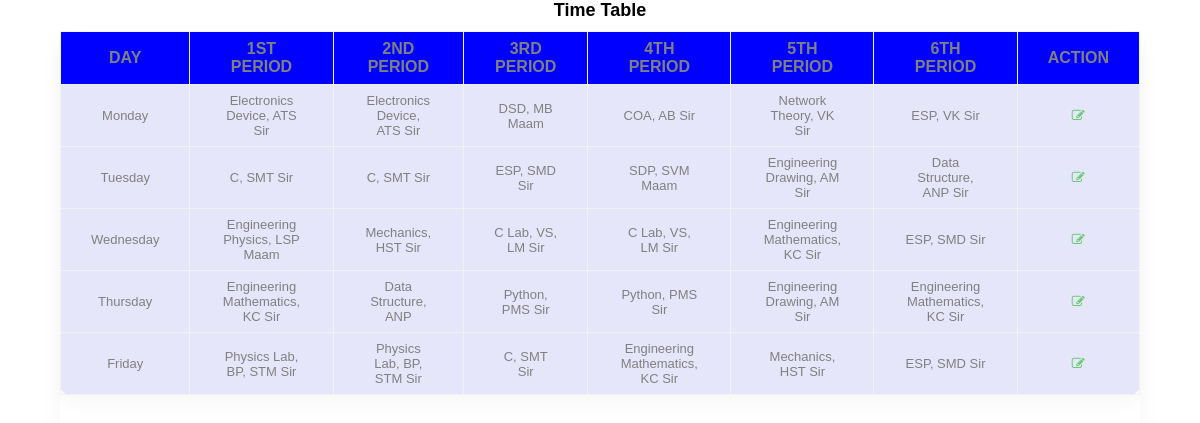
Screenshot of /display.php with the database file from the repository.
### tables this page shows
CREATE TABLE `table1` (
  `sl_no` int(10) NOT NULL,
  `day` varchar(10) NOT NULL,
  `p1` varchar(50) NOT NULL,
  `p2` varchar(50) NOT NULL,
  `p3` varchar(50) NOT NULL,
  `p4` varchar(50) NOT NULL,
  `p5` varchar(50) NOT NULL,
  `p6` varchar(50) NOT NULL
);

### display.php (the view, shortened to what this page needs)
<!DOCTYPE html>
<html lang="en">
<head>
    <title</title>
    <link rel="stylesheet" href="css/mystyle.css">
    <link rel="stylesheet" href="css/font-awesome.min.css">
</head>
<body>
    <div class="main-div">
        <h1>Time Table</h1>
        <div class="center-div">
            <div class="table-responsive">
                <table>
                    <thead>
                        <tr>
                            <th bgcolor="blue"><strong>Day</strong></th>
                            <th bgcolor="blue"><strong>1st Period</strong></th>
                            <th bgcolor="blue"><strong>2nd Period</strong></th>
                            <th bgcolor="blue"><strong>3rd Period</strong></th>
                            <th bgcolor="blue"><strong>4th Period</strong></th>
                            <th bgcolor="blue"><strong>5th Period</strong></th>
                            <th bgcolor="blue"><strong>6th Period</strong></th>
                            <th bgcolor="blue"><strong>Action</strong></th>
                        </tr>
                    </thead>
                    <tbody>
                    <?php
                        $querry="select * from table1 ";
                        $connection = mysqli_connect("localhost","root","","timetable");
                        $query= mysqli_query($connection,$querry);
                        while($res=mysqli_fetch_array($query)){
                           ?>
                            <tr>
                            <td><?php echo $res['day']; ?></td>
                            <td><?php echo $res['p1']; ?></td>
                            <td><?php echo $res['p2']; ?></td>
                            <td><?php echo $res['p3']; ?></td>
                            <td><?php echo $res['p4']; ?></td>
                            <td><?php echo $res['p5']; ?></td>
                            <td><?php echo $res['p6']; ?></td>
                            <td><a href="update.php?sl_no=<?php echo $res['sl_no'];?>" data-toggle="tooltip" data-placement="bottom" title="Update"><i class="fa fa-edit" aria-hidden="true"></i> </a></td>
                        </tr>
                        <?php
                        }
                    ?>
                    </tbody>
                </table>
            </div>
        </div>
</div>
</body>
</html>

### css/mystyle.css (style rules this page uses)
* { margin: 0; padding: 0; box-sizing: border-box; font-family: sans-serif; }
.main-div { width: 100%; height: 100vh; display: flex; flex-direction: column; align-items: center; }
.center-div { width: 90%; height: 80vh; background: -webkit-gradient(left, #5dade2, #00c6ff); box-shadow: 0 10px 28px 0 rgba(0, 0, 0, 0.03); border-radius: 10px; }
h1 { font-size: 18px; color: #000; text-align: center; margin-bottom: 10px; }
table { border-collapse: collapse; background-color: lavender; box-shadow: 0 10px 20px 0 rgba(0, 0, 0, 0.03); border-radius: 10px; margin: auto; }
th, td { border: 1px solid #f2f2f2; padding: 8px 30px; text-align: center; color: gray; }
th { text-transform: uppercase; font-weight: 500; }
td { font-size: 13px; }
.fa { font-size: 18px; }
.fa-edit { color: #63c76a; }
a { text-decoration: none; display: flex; justify-content: center; text-align: center; }

### rows the page displays
table1: day "Monday", p1 "Electronics Device, ATS Sir", p2 "Electronics Device, ATS Sir", p3 "DSD, MB Maam", p4 "COA, AB Sir", p5 "Network Theory, VK Sir", p6 "ESP, VK Sir"
table1: day "Tuesday", p1 "C, SMT Sir", p2 "C, SMT Sir", p3 "ESP, SMD Sir", p4 "SDP, SVM Maam", p5 "Engineering Drawing, AM Sir", p6 "Data Structure, ANP Sir"
table1: day "Wednesday", p1 "Engineering Physics, LSP Maam", p2 "Mechanics, HST Sir", p3 "C Lab, VS, LM Sir", p4 "C Lab, VS, LM Sir", p5 "Engineering Mathematics, KC Sir", p6 "ESP, SMD Sir"
table1: day "Thursday", p1 "Engineering Mathematics, KC Sir", p2 "Data Structure, ANP", p3 "Python, PMS Sir", p4 "Python, PMS Sir", p5 "Engineering Drawing, AM Sir", p6 "Engineering Mathematics, KC Sir"
table1: day "Friday", p1 "Physics Lab, BP, STM Sir", p2 "Physics Lab, BP, STM Sir", p3 "C, SMT Sir", p4 "Engineering Mathematics, KC Sir", p5 "Mechanics, HST Sir", p6 "ESP, SMD Sir"
